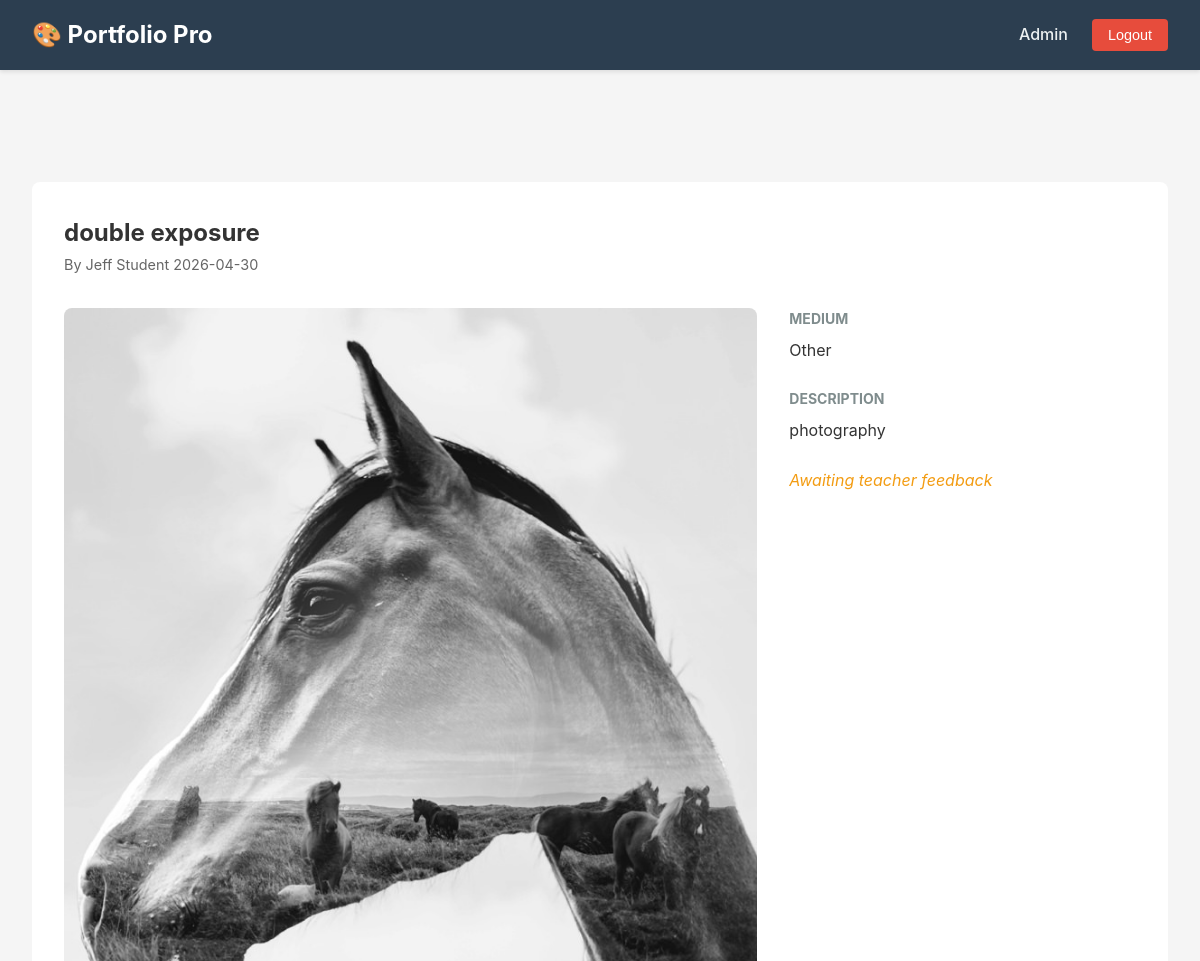
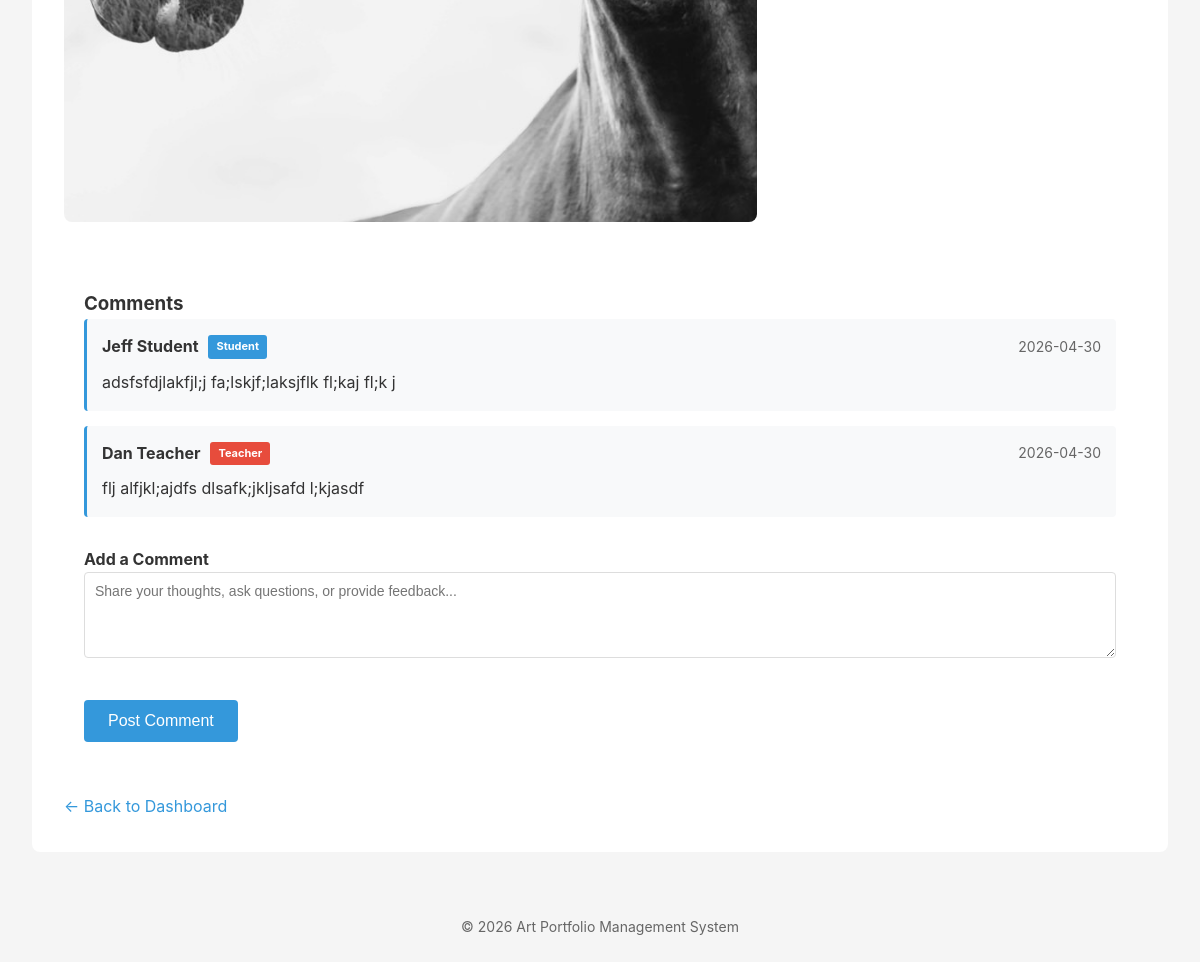
/artworks/2 (signed in), run on the app's committed database (2 pictures, top to bottom).
### tables this page shows
CREATE TABLE artworks (
        artwork_id   INTEGER PRIMARY KEY AUTOINCREMENT,
        student_id   INTEGER NOT NULL,
        title        TEXT    NOT NULL,
        description  TEXT,
        file_path    TEXT    NOT NULL,
        upload_date  TIMESTAMP DEFAULT CURRENT_TIMESTAMP,
        medium       TEXT    NOT NULL,
        grade        REAL,
        is_public    BOOLEAN DEFAULT 0,
        FOREIGN KEY (student_id) REFERENCES users(user_id) ON DELETE CASCADE,
        CHECK (grade IS NULL OR (grade >= 0 AND grade <= 100))
    );

CREATE TABLE users (
        user_id        INTEGER PRIMARY KEY AUTOINCREMENT,
        username       TEXT    NOT NULL UNIQUE,
        email          TEXT    NOT NULL UNIQUE,
        password_hash  TEXT    NOT NULL,
        role           TEXT    NOT NULL CHECK(role IN ('student', 'teacher', 'admin')),
        first_name     TEXT    NOT NULL,
        last_name      TEXT    NOT NULL,
        grad_year      INTEGER,
        department     TEXT,
        account_status TEXT    NOT NULL DEFAULT 'active'
                                CHECK(account_status IN ('active','inactive','suspended')),
        created_at     TIMESTAMP DEFAULT CURRENT_TIMESTAMP
    );

CREATE TABLE comments (
        comment_id   INTEGER PRIMARY KEY AUTOINCREMENT,
        artwork_id   INTEGER NOT NULL,
        user_id   INTEGER NOT NULL,
        comment_text TEXT    NOT NULL,
        created_at   TIMESTAMP DEFAULT CURRENT_TIMESTAMP,
        FOREIGN KEY (artwork_id) REFERENCES artworks(artwork_id) ON DELETE CASCADE,
        FOREIGN KEY (user_id) REFERENCES users(user_id) ON DELETE CASCADE
    );

### artworks.py (the view)
@artworks_bp.route('/<int:artwork_id>')
@login_required
def detail(artwork_id):
    db = get_db()
    artwork = db.execute(
        """
        SELECT a.*, u.first_name, u.last_name
        FROM artworks a
        JOIN users u ON u.user_id = a.student_id
        WHERE a.artwork_id = ?
        """,
        (artwork_id,)
    ).fetchone()
    if artwork is None:
        flash("Artwork not found.", "warning")
        return redirect(url_for('student.dashboard'))
    if session['role'] == 'student' and artwork['student_id'] != session['user_id']:
        flash("You do not have permission to view that artwork.", "danger")
        return redirect(url_for('student.dashboard'))
    feedback = db.execute(
        """
        SELECT c.*, u.first_name, u.last_name, u.role
        FROM comments c
        JOIN users u ON u.user_id = c.user_id
        WHERE c.artwork_id = ?
        ORDER BY c.created_at ASC
        """,
        (artwork_id,)
    ).fetchall()
    return render_template(
        'artworks/detail.html',
        artwork=artwork,
        feedback=feedback
    )

### auth.py (called while the page is built)
def get_db():
    if 'db' not in g:
        g.db = sqlite3.connect(DATABASE)
        g.db.row_factory = sqlite3.Row       # enables dict-like column access
        g.db.execute("PRAGMA foreign_keys = ON")
    return g.db

def login_required(f):
    @wraps(f)
    def decorated_function(*args, **kwargs):
        if 'user_id' not in session:
            flash("Please log in to access this page.", "warning")
            return redirect(url_for('auth.login'))
        return f(*args, **kwargs)
    return decorated_function

### templates/artworks/detail.html (shortened to what this page needs)
{% extends "base.html" %}
{% block content %}
<div class="artwork-detail">
    <div class="artwork-header">
        <h2>{{ artwork.title }}</h2>
        <div class="artwork-meta">
            <span>By {{ artwork.first_name }} {{ artwork.last_name }}</span>
            <span>{{ artwork.upload_date[:10] }}</span>
        </div>
    </div>
    <div class="artwork-content">
        <div class="artwork-image">
            <img src="{{ url_for('static', filename='uploads/' + artwork.file_path) }}"
                 alt="{{ artwork.title }}">
        </div>
        <div class="artwork-details">
            <div class="detail-group">
                <h4>Medium</h4>
                <p>{{ artwork.medium }}</p>
            </div>
            {% if artwork.description %}
            <div class="detail-group">
                <h4>Description</h4>
                <p>{{ artwork.description }}</p>
            </div>
            {% endif %}
            {% if artwork.grade %}
            <div class="detail-group">
                <h4>Grade</h4>
                <p class="grade-display">{{ artwork.grade }}%</p>
            </div>
            {% else %}
            <div class="detail-group">
                <p class="pending-grade">Awaiting teacher feedback</p>
            </div>
            {% endif %}
        </div>
    </div>
    <section class="feedback-section">
        <h3>Comments</h3>
        {% if feedback %}
            {% for comment in feedback %}
                <div class="comment">
                    <div class="comment-header">
                        <strong>{{ comment['first_name'] }} {{ comment['last_name'] }}</strong>
                        {% if comment['role'] == 'teacher' %}
                            <span class="role-badge teacher">Teacher</span>
                        {% else %}
                            <span class="role-badge student">Student</span>
                        {% endif %}
                        <span class="comment-date">{{ comment['created_at'][:10] }}</span>
                    </div>
                    <p class="comment-text">{{ comment['comment_text'] }}</p>
                </div>
            {% endfor %}
        {% else %}
            <p class="empty-state">No comments yet. Be the first to comment!</p>
        {% endif %}
        <div class="comment-form" style="margin-top: 30px;">
            <h4>Add a Comment</h4>
            <form action="{{ url_for('artworks.add_comment', artwork_id=artwork['artwork_id']) }}" method="POST">
                <div class="form-group">
                    <textarea
                        name="comment_text"
                        rows="4"
                        placeholder="Share your thoughts, ask questions, or provide feedback..."
                        required
                        style="width: 100%; padding: 10px; border: 1px solid #ddd; border-radius: 4px; font-family: Arial, sans-serif; font-size: 14px; resize: vertical;"
                    ></textarea>
                </div>
                <button type="submit" class="btn btn-primary" style="margin-top: 10px;">Post Comment</button>
            </form>
        </div>
    </section>
    <div class="back-link">
        <a href="{{ url_for('student.dashboard') }}">&larr; Back to Dashboard</a>
    </div>
</div>
{% endblock %}

### static/css/style.css (style rules this page uses)
* { margin: 0; padding: 0; box-sizing: border-box; }
body { font-family: -apple-system, BlinkMacSystemFont, 'Segoe UI', Roboto, Oxygen, Ubuntu, Cantarell, sans-serif; line-height: 1.6; color: #333; background-color: #f5f5f5; }
.btn { display: inline-block; padding: 0.75rem 1.5rem; border: none; border-radius: 4px; cursor: pointer; font-size: 1rem; text-decoration: none; transition: all 0.2s; }
.btn-primary { background-color: #3498db; color: white; }
.form-group { margin-bottom: 1.5rem; }
input[type="text"], input[type="email"], input[type="password"], input[type="number"], input[type="file"], select, textarea { width: 100%; padding: 0.75rem; border: 1px solid #ddd; border-radius: 4px; font-size: 1rem; }
.artwork-detail { background: white; padding: 2rem; border-radius: 8px; margin-top: 1rem; }
.artwork-header { margin-bottom: 2rem; }
.artwork-meta { color: #666; font-size: 0.9rem; }
.artwork-content { display: grid; grid-template-columns: 2fr 1fr; gap: 2rem; margin-bottom: 2rem; }
.artwork-image img { width: 100%; border-radius: 8px; }
.detail-group { margin-bottom: 1.5rem; }
.detail-group h4 { color: #7f8c8d; font-size: 0.875rem; text-transform: uppercase; margin-bottom: 0.5rem; }
.pending-grade { color: #f39c12; font-style: italic; }
.feedback-section { margin-top: 2rem; }
.comment { background: #f8f9fa; padding: 1rem; border-radius: 4px; margin-bottom: 1rem; }
.comment-header { display: flex; justify-content: space-between; margin-bottom: 0.5rem; }
.comment-date { color: #666; font-size: 0.875rem; }
.comment-text { line-height: 1.6; }
.back-link { margin-top: 2rem; }
.back-link a { color: #3498db; text-decoration: none; }
.role-badge { padding: 3px 8px; border-radius: 3px; font-size: 11px; font-weight: bold; color: white; margin-left: 10px; }
.role-badge.teacher { background-color: #e74c3c; }
.role-badge.student { background-color: #3498db; }
.comment { background: #f8f9fa; border-left: 3px solid #3498db; padding: 15px; margin-bottom: 15px; border-radius: 4px; }
.comment-header { margin-bottom: 10px; display: flex; align-items: center; flex-wrap: wrap; }
.comment-date { color: #666; font-size: 14px; margin-left: auto; }
.comment-text { margin: 0; color: #333; line-height: 1.6; }
.comment-form textarea { width: 100%; padding: 10px; border: 1px solid #ddd; border-radius: 4px; font-family: Arial, sans-serif; font-size: 14px; resize: vertical; }
.feedback-section { margin-top: 40px; padding: 20px; background: white; border-radius: 8px; }

### data on the page
artworks: title "double exposure", upload_date "2026-04-30", file_path (picture), medium "Other", description "photography"
users: first_name "Jeff", last_name "Student"
comments: first_name "Jeff", last_name "Student", created_at "2026-04-30", comment_text "adsfsfdjlakfjl;j fa;lskjf;laksjflk fl;kaj fl;k j"
comments: first_name "Dan", last_name "Teacher", created_at "2026-04-30", comment_text "flj alfjkl;ajdfs dlsafk;jkljsafd l;kjasdf"

### other printed values
{{ session.get('first_name') }} "Admin"
